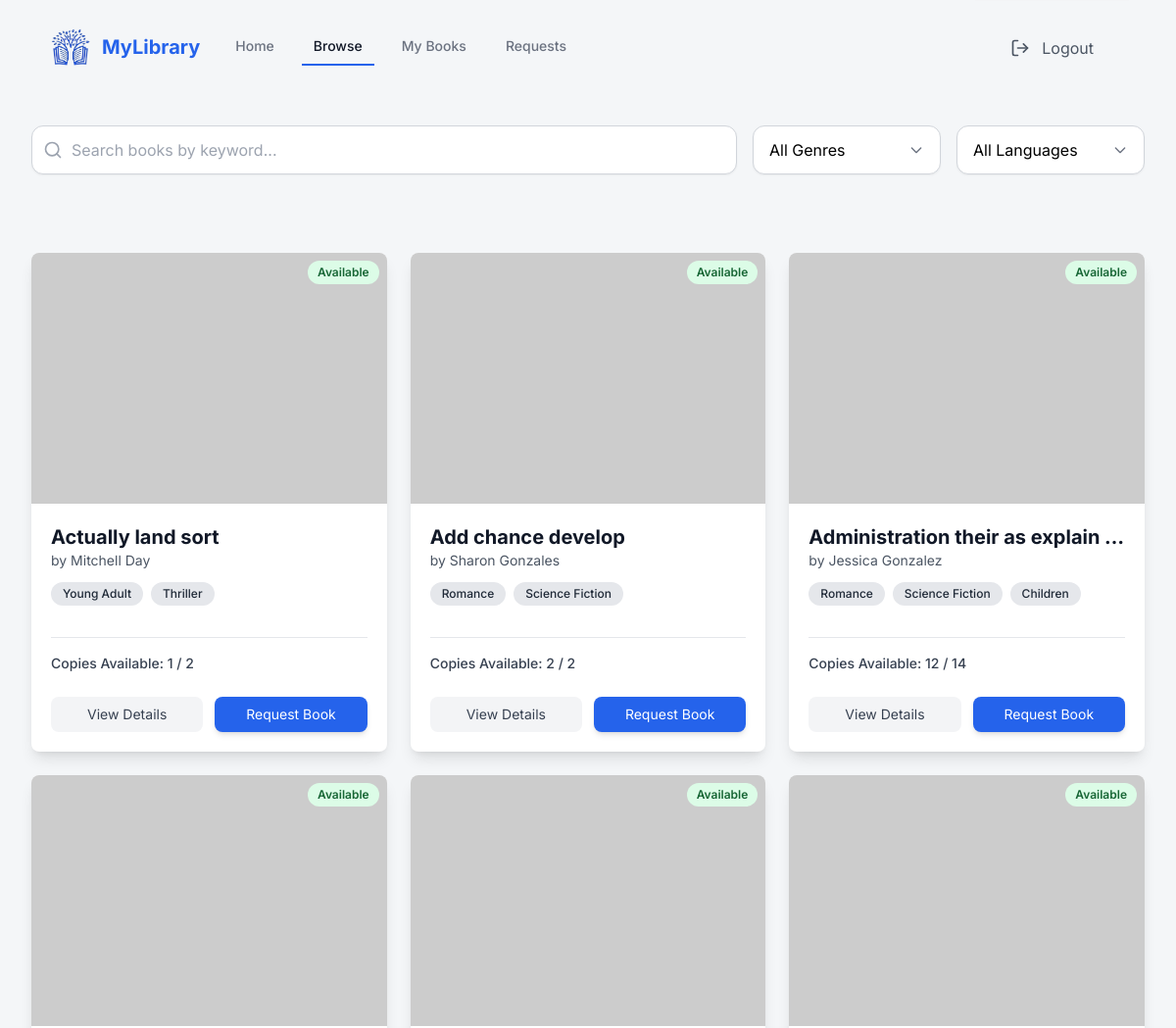
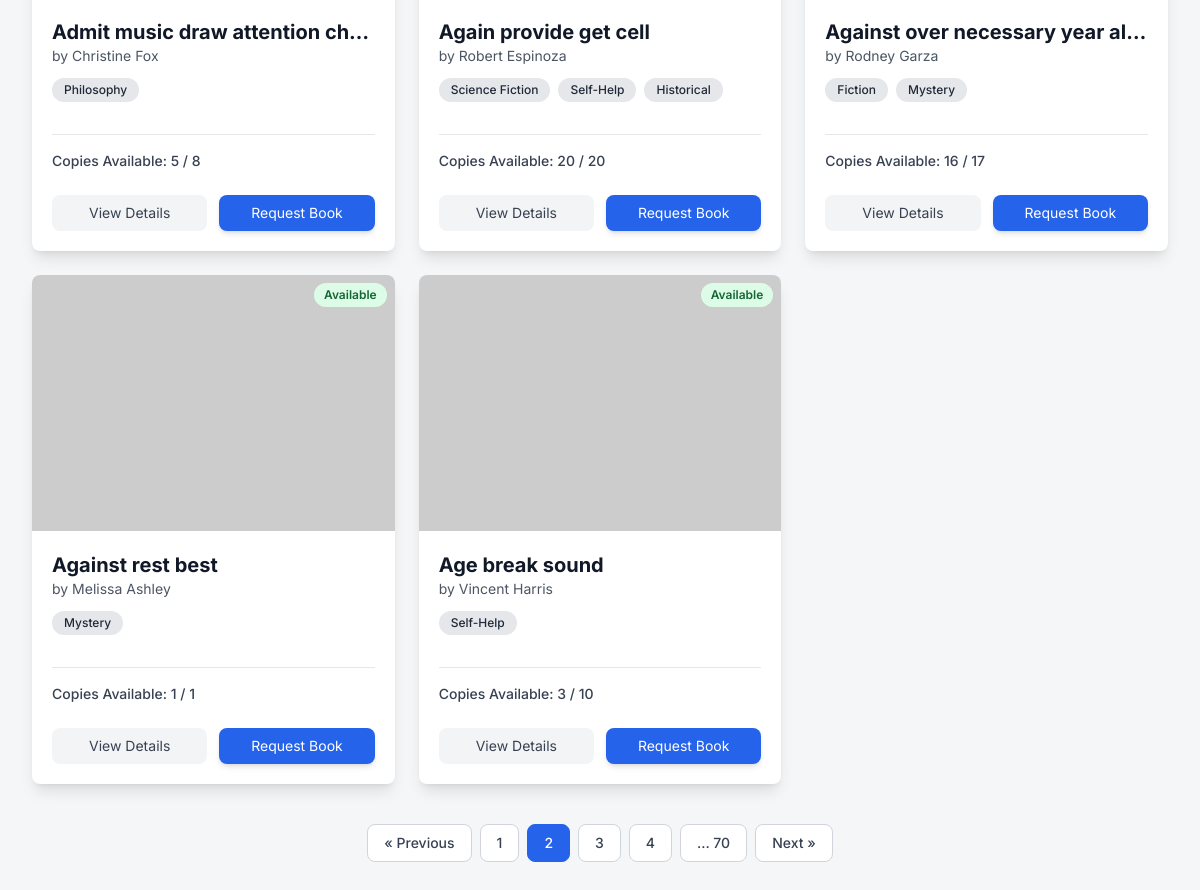
The app's page /user/browse/?page=2 (signed in) with its own data (2 pictures, top to bottom).
### library_db/models.py (models this page shows, shortened)
class Book(models.Model):
    book_id = models.AutoField(primary_key=True)
    isbn = models.CharField(max_length=20, unique=True)
    title = models.CharField(max_length=255)
    author = models.CharField(max_length=100)
    genre = models.ManyToManyField(Genre, related_name='books')
    language = models.ForeignKey(Language, on_delete=models.CASCADE, related_name='books', null=True)
    description = models.TextField(blank=True, null=True)
    image_url = models.URLField(max_length=500, blank=True, null=True)
    total_copies = models.IntegerField()
    available_copies = models.IntegerField()
    def genre_display(self):
      return ', '.join(genre.genre_name for genre in self.genre.all())
    genre_display.short_description = 'Genres'

class Genre(models.Model):
    genre_id = models.AutoField(primary_key=True)
    genre_name = models.CharField(max_length=100, unique=True)

### LMS/views.py (the view)
# urls.py: path('user/browse/', views.user_browse, name='user_browse'),
@login_required
def user_browse(request):
    all_books_list = Book.objects.all().order_by('title')
    paginator = Paginator(all_books_list, 8)
    page_number = request.GET.get('page')
    books_page_obj = paginator.get_page(page_number)
    context = {
        'books_page': books_page_obj,
        'all_genres': Genre.objects.all().order_by('genre_name'),
        'all_languages': Language.objects.all().order_by('language_name'),
        'user_type': 'user',
    }
    return render(request, 'users/browse.html', context)

### templates/users/browse.html (shortened to what this page needs)
{% include "index.html" %}
{% block content %}
<main class="max-w-7xl mx-auto px-4 sm:px-6 lg:px-8 py-8">
    <div class="flex flex-col md:flex-row gap-4 mb-10">
        <div class="relative flex-1">
            <form id="filter-form" class="flex flex-col md:flex-row gap-4 mb-10 items-center text-black">
                <div class="relative flex-grow w-full md:w-auto">
                    <input type="text" id="search-input" name="search" placeholder="Search books by keyword..."
                        class="w-full pl-10 pr-4 py-3 border border-gray-300 rounded-xl focus:outline-none focus:ring-2 focus:ring-blue-500 shadow-sm">
                    <svg class="absolute left-3 top-1/2 transform -translate-y-1/2 w-5 h-5 text-gray-400"
                        xmlns="http://www.w3.org/2000/svg" viewBox="0 0 24 24" fill="none" stroke="currentColor"
                        stroke-width="2" stroke-linecap="round" stroke-linejoin="round">
                        <circle cx="11" cy="11" r="8"></circle>
                        <path d="m21 21-4.3-4.3"></path>
                    </svg>
                </div>
                <div class="relative w-full md:w-48">
                    <button type="button" id="genre-dropdown-btn"
                        class="w-full py-3 px-4 border border-gray-300 rounded-xl bg-white text-left flex justify-between items-center shadow-sm focus:ring-2 focus:ring-blue-500">
                        <span id="genre-label">All Genres</span>
                        <svg class="w-4 h-4 text-gray-500" fill="none" stroke="currentColor" viewBox="0 0 24 24">
                            <path stroke-linecap="round" stroke-linejoin="round" stroke-width="2" d="M19 9l-7 7-7-7">
                            </path>
                        </svg>
                    </button>
                </div>
                <div class="relative w-full md:w-48">
                    <button type="button" id="lang-dropdown-btn"
                        class="w-full py-3 px-4 border border-gray-300 rounded-xl bg-white text-left flex justify-between items-center shadow-sm focus:ring-2 focus:ring-blue-500">
                        <span id="lang-label">All Languages</span>
                        <svg class="w-4 h-4 text-gray-500" fill="none" stroke="currentColor" viewBox="0 0 24 24">
                            <path stroke-linecap="round" stroke-linejoin="round" stroke-width="2" d="M19 9l-7 7-7-7">
                            </path>
                        </svg>
                    </button>
                </div>
            </form>
        </div>
    </div>
    <div class="flex justify-center items-center mt-10 space-x-2">
        <div id="book-grid-container">
            {% include "partials/book_grid_content.html" %}
        </div>
    </div>
</main>
{% endblock %}

### templates/partials/book_grid_content.html (shortened to what this page needs)
<div id="book-grid" class="grid grid-cols-1 sm:grid-cols-2 lg:grid-cols-3 xl:grid-cols-4 gap-6">
    {% for book in books_page %}
    <div class="bg-white rounded-lg shadow-lg overflow-hidden flex flex-col group transition-transform duration-300 ease-in-out hover:-translate-y-2">
        <div class="relative">
            {% if book.available_copies > 0 %}
            <span class="absolute top-2 right-2 bg-green-100 text-green-800 text-xs font-semibold px-2.5 py-1 rounded-full">Available</span>
            {% else %}
            <span class="absolute top-2 right-2 bg-red-100 text-red-800 text-xs font-semibold px-2.5 py-1 rounded-full">Unavailable</span>
            {% endif %}
            <img class="w-full h-64 object-cover" src="https://placehold.co/400x600/1F2937/FFFFFF?text={{ book.title|urlencode }}" alt="Cover of {{ book.title }}">
        </div>
        <div class="p-5 flex flex-col flex-grow">
            <h3 class="text-xl font-bold text-gray-900 truncate">{{ book.title }}</h3>
            <p class="text-sm text-gray-600 mb-3">by {{ book.author }}</p>
            <div class="flex flex-wrap gap-2 mb-4">
                {% for genre in book.genre.all %}
                    <span class="bg-gray-200 text-gray-800 text-xs font-medium px-3 py-1 rounded-full">{{ genre.genre_name }}</span>
                {% endfor %}
            </div>
            <div class="mt-4 pt-4 border-t border-gray-200">
                <p id="copies-{{ book.pk }}" class="text-sm text-gray-700 font-medium mb-3">
                    Copies Available: {{ book.available_copies }} / {{ book.total_copies }}
                </p>
            </div>
            <div class="flex gap-3 mt-3">
                {% if user_type == 'admin' %}
                    <a href="{% url 'admin_book_details' book.book_id %}"
                        class="flex-1 py-2 text-sm text-gray-700 bg-gray-100 rounded-lg hover:bg-gray-200 transition duration-150 text-center">
                        View Details
                    </a>
                    <a href="{% url 'admin_edit_book' book.book_id %}"
                        class="flex-1 py-2 text-sm bg-blue-600 text-white rounded-lg hover:bg-blue-700 transition duration-150 shadow-md text-center block">
                        Edit Book
                    </a>
                {% else %}
                    <a href="{% url 'user_book_details' book.book_id %}"
                        class="flex-1 py-2 text-sm text-gray-700 bg-gray-100 rounded-lg hover:bg-gray-200 transition duration-150 text-center">
                        View Details
                    </a>
                    <button
                        class="request-book-btn flex-1 py-2 text-sm bg-blue-600 text-white rounded-lg hover:bg-blue-700 transition duration-150 shadow-md"
                        data-book-id="{{ book.pk }}"
                        data-book-title="{{ book.title }}"
                        data-book-author="{{ book.author }}">
                        Request Book
                    </button>
                {% endif %}
            </div>
        </div>
    </div>
    {% empty %}
    <p class="col-span-full text-center text-gray-500 py-10">No books found matching your criteria.</p>
    {% endfor %}
</div>
<nav id="pagination-container" aria-label="Pagination">
    {% if books_page.paginator.num_pages > 1 %}
    <div class="flex justify-center items-center mt-10 space-x-2">
        {% if books_page.has_previous %}
            <a href="?page={{ books_page.previous_page_number }}"
                class="pagination-link px-4 py-2 text-sm font-medium text-gray-700 bg-white border border-gray-300 rounded-lg hover:bg-gray-100">
                &laquo; Previous
            </a>
        {% endif %}
        {% for num in books_page.paginator.page_range %}
            {% if num == books_page.number %}
                <a href="?page={{ num }}"
                    class="pagination-link px-4 py-2 text-sm font-medium text-white bg-blue-600 border border-blue-600 rounded-lg z-10">
                    {{ num }}
                </a>
            {% elif num > books_page.number|add:'-3' and num < books_page.number|add:'3' %}
                <a href="?page={{ num }}"
                    class="pagination-link px-4 py-2 text-sm font-medium text-gray-700 bg-white border border-gray-300 rounded-lg hover:bg-gray-100">
                    {{ num }}
                </a>
            {% elif num == books_page.paginator.num_pages %}
                <a href="?page={{ books_page.paginator.num_pages }}"
                    class="pagination-link px-4 py-2 text-sm font-medium text-gray-700 bg-white border border-gray-300 rounded-lg hover:bg-gray-100">
                    ... {{ books_page.paginator.num_pages }}
                </a>
            {% endif %}
        {% endfor %}
        {% if books_page.has_next %}
            <a href="?page={{ books_page.next_page_number }}"
                class="pagination-link px-4 py-2 text-sm font-medium text-gray-700 bg-white border border-gray-300 rounded-lg hover:bg-gray-100">
                Next &raquo;
            </a>
        {% endif %}
    </div>
    {% endif %}
</nav>

### templates/index.html (style rules this page uses)
body { font-family: 'Inter', sans-serif; background-color: #f4f6f8; }

### records on screen
Book: shows "Available", title "Actually land sort", author "Mitchell Day", available_copies "1", total_copies "2"
Genre: genre_name "Young Adult"
Genre: genre_name "Thriller"
Book: shows "Available", title "Add chance develop", author "Sharon Gonzales", available_copies "2", total_copies "2"
Genre: genre_name "Romance"
Genre: genre_name "Science Fiction"
Book: shows "Available", title "Administration their as explain…", author "Jessica Gonzalez", available_copies "12", total_copies "14"
Genre: genre_name "Children"
Book: shows "Available", title "Admit music draw attention ch…", author "Christine Fox", available_copies "5", total_copies "8"
Genre: genre_name "Philosophy"
Book: shows "Available", title "Again provide get cell", author "Robert Espinoza", available_copies "20", total_copies "20"
Genre: genre_name "Self-Help"
Genre: genre_name "Historical"
Book: shows "Available", title "Against over necessary year al…", author "Rodney Garza", available_copies "16", total_copies "17"
Genre: genre_name "Fiction"
Genre: genre_name "Mystery"
Book: shows "Available", title "Against rest best", author "Melissa Ashley", available_copies "1", total_copies "1"
Book: shows "Available", title "Age break sound", author "Vincent Harris", available_copies "3", total_copies "10"

### other values on screen
{{ num }} "1" "3" "4"
{{ num }} "2"
{{ books_page.paginator.num_pages }} "70"
